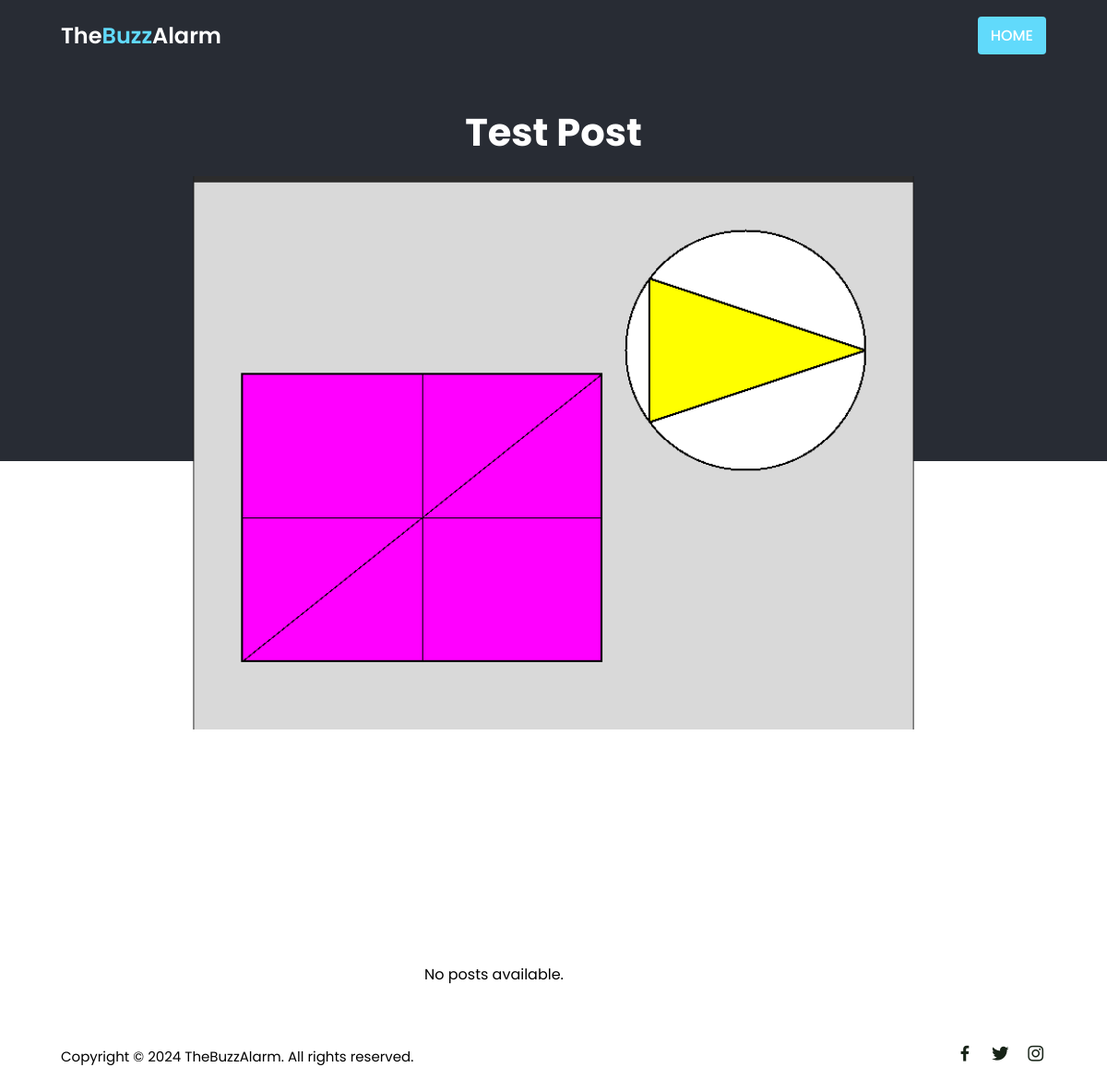
Screenshot of /news/8/ with the database file from the repository.
### blog/models.py (models this page shows, shortened)
class Post(models.Model):
    title = models.CharField(max_length=200)
    image = models.ImageField(upload_to='post_photos/')
    date = models.DateField(auto_now_add=True)
    author = models.ForeignKey(User, on_delete=models.CASCADE, default=1)

### blog/views.py (the view)
# urls.py: path("news/<int:pk>/", PostDetailView.as_view(), name="post-detail"),
class PostDetailView(DetailView):
    model = Post
    template_name = "blog/post_details.html"
    context_object_name = "post"
    def get_context_data(self, **kwargs):
        context = super().get_context_data(**kwargs)
        current_post_id = self.object.id
        context['last_three_posts'] = Post.objects.filter(id__lt=current_post_id).order_by('-id')[:3]
        return context

### blog/context_processors.py (called while the page is built)
def current_url_name(request):
    return {
        'current_url_name': resolve(request.path_info).url_name
    }

### blog/templates/blog/post_details.html (shortened to what this page needs)
{% extends 'blog/blog_base.html' %}
{% load static %}
{% block head %}
    <link rel="stylesheet" href="{% static 'blog/css/blog_home.css' %}">
{% endblock %}
{% block content %}
    <section class="post-header">
        <div class="header-content post-container">
            <h1 class="header-title">{{ post.title }}</h1>
            <img src="{{ post.image.url }}" alt="post image" class="header-img"/>
        </div>
    </section>
    <section class="post-content post-container">
    </section>
    <section class="post container">
        {% for post in last_three_posts %}
            <div class="post-box">
                <img src="{{ post.image.url }}" alt="NOT FOUND" class="post-img">
                <a href="{% url 'post-detail' post.id %}" class="post-title">
                    {{ post.title }}
                </a>
                <span class="post-date">
                    <box-icon name='calendar' class="calendar-icon"></box-icon>
                    {{ post.date|timesince }} ago
                    {% comment %} 12/01/2023 {% endcomment %}
                </span>
                <span class="post-date">
                    <box-icon name='calendar' class="calendar-icon"></box-icon>
                    {% comment %} {{ post.date|timesince }} ago {% endcomment %}
                    {{ post.date }}
                    {% comment %} 12/01/2023 {% endcomment %}
                </span>
                <p class="post-description">
                    {{ post.paragraphs.first.text|linebreaks }}
                </p>
                <div class="profile">
                    <img src="{{ post.author.profile.profile_image.url }}" alt="" class="profile-img">
                    <span class="profile-name">{{ post.author.first_name }} {{ post.author.last_name }}</span>
                </div>
            </div>
        {% empty %}
            <p>No posts available.</p>
        {% endfor %}
    </section>
{% endblock %}

### static/blog/css/blog_base.css (style rules this page uses)
* { font-family: 'Poppins', sans-serif; margin: 0; padding: 0; scroll-behavior: smooth; scroll-padding-top: 2rem; box-sizing: border-box; }
:root { --container-color: #282c34; --second-color: #61dafb; --text-color: #172317; --bg-color: #fff; }
img { width: 100%; }
section { padding: 3rem 0 2rem; }
.container { max-width: 1068px; margin: auto; width: 100%; }
.post-header { width: 100%; height: 500px; background: var(--container-color); }
.post-container { max-width: 800px; margin: auto; width: 100%; }
.header-content { display: flex; flex-direction: column; align-items: center; margin-top: 4rem !important; }
.header-title { width: 90%; font-size: 2.6rem; color: var(--bg-color); text-align: center; margin-bottom: 1rem; }
.header-img { width: 100%; height: 600px; object-fit: cover; object-position: center; }
.post-content { margin-top: 24rem !important; }

### static/blog/css/blog_home.css (style rules this page uses)
.post { display: grid; grid-template-columns: repeat(auto-fit, minmax(280px, auto)); justify-content: center; gap: 1.5rem; margin-top: 2rem; }

### rows the page displays
Post: title "Test Post", image (picture)
